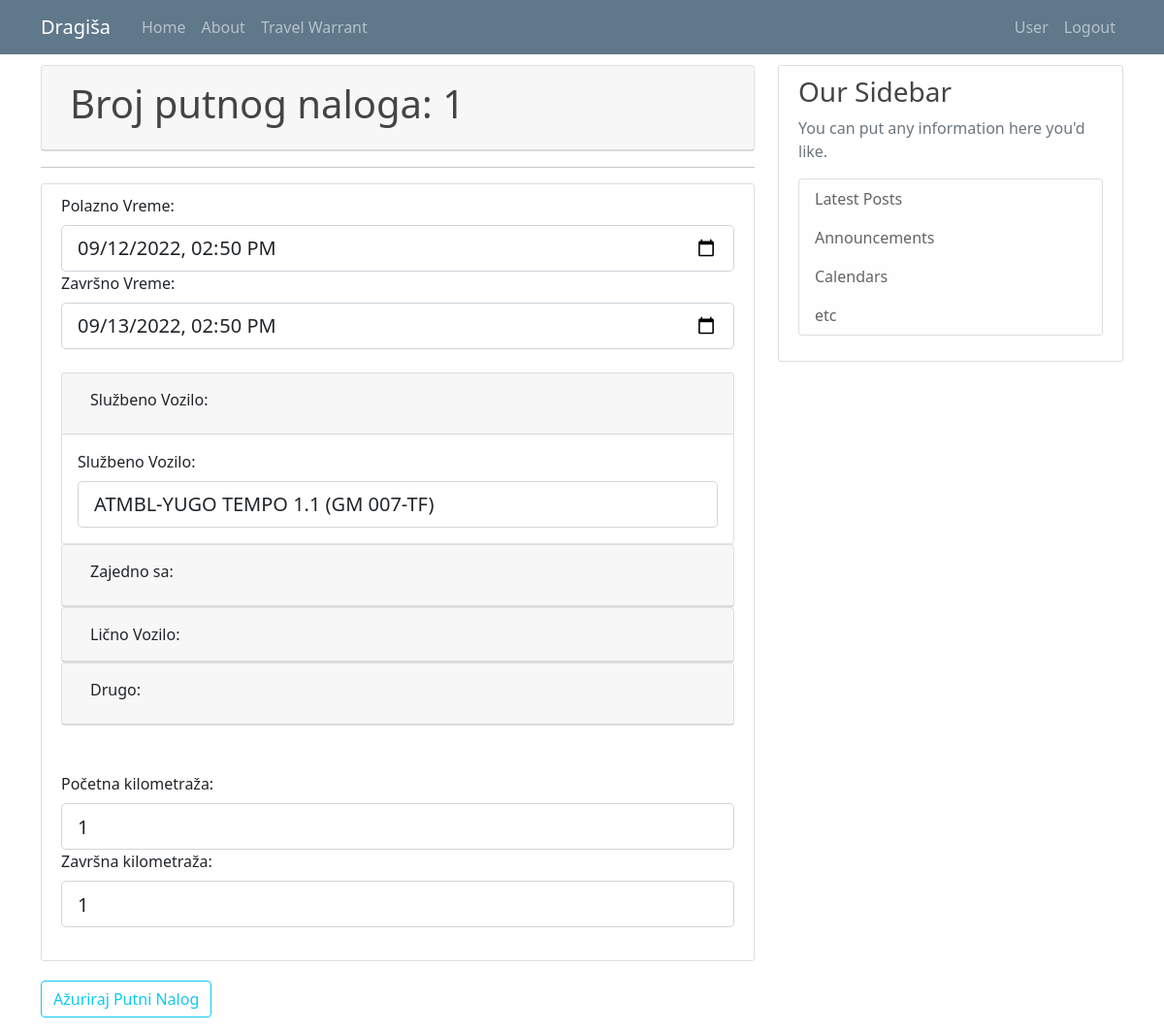
Page /travel_warrant/1 (signed in) on the earlier database version.
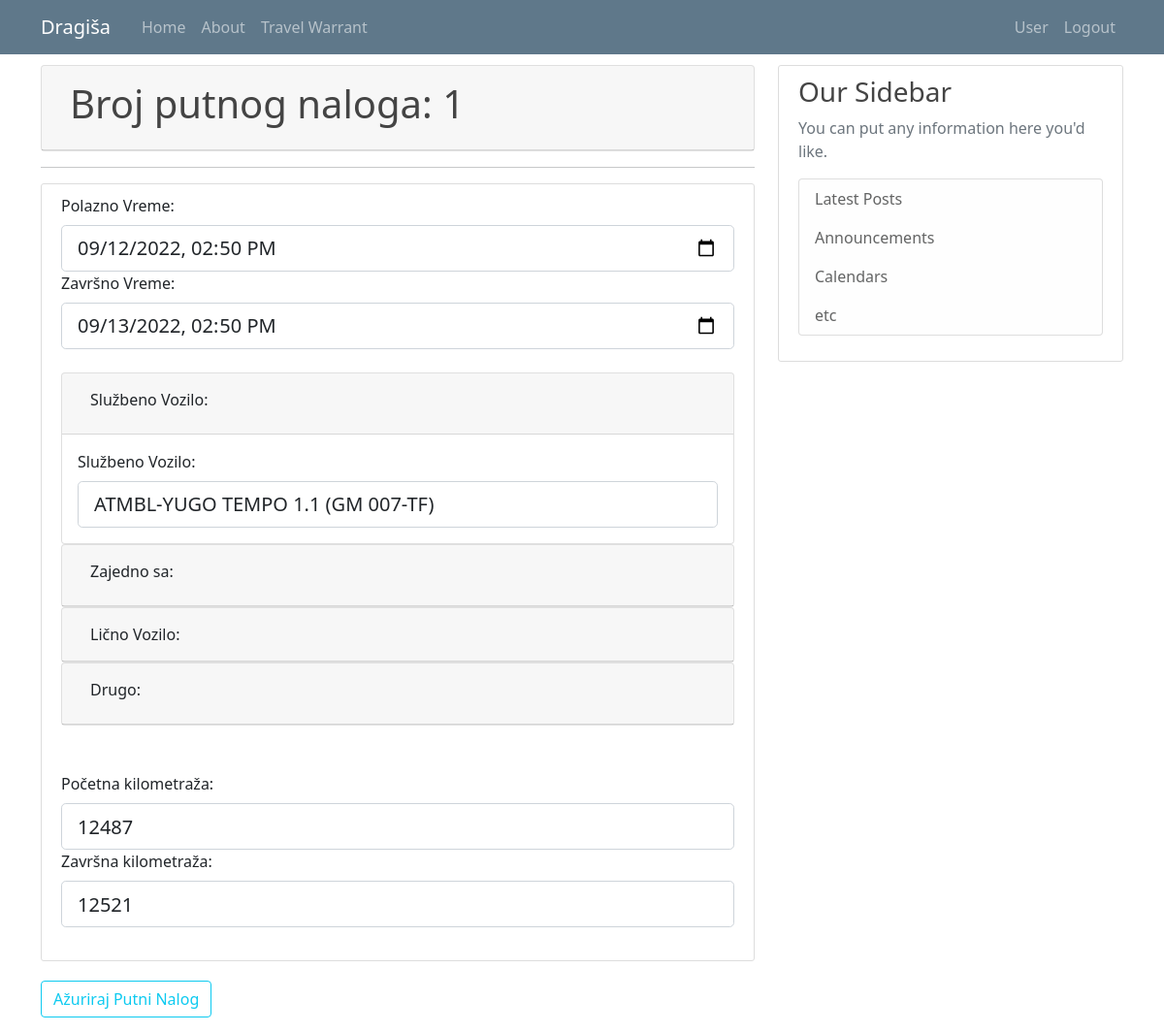
Same page on the later database version.
### putninalozi/models.py (models this page shows, shortened)
class TravelWarrant(db.Model):
    travel_warrant_id = db.Column(db.Integer, primary_key=True)
    user_id = db.Column(db.Integer, db.ForeignKey('user.id'), nullable=False)
    with_task = db.Column(db.String(50), nullable=False)
    company_id = db.Column(db.Integer, db.ForeignKey('company.id'), nullable=False)
    abroad_contry = db.Column(db.String(50), nullable=True)
    relation = db.Column(db.String(150), nullable=False)
    start_datetime = db.Column(db.DateTime, nullable=True)
    end_datetime = db.Column(db.DateTime, nullable=True)
    vehicle_id = db.Column(db.Integer, db.ForeignKey('vehicle.id'), nullable=True)
    together_with = db.Column(db.Integer, nullable=True)
    personal_type = db.Column(db.String(10), nullable=True)
    personal_brand = db.Column(db.String(10), nullable=True)
    personal_registration = db.Column(db.String(12), nullable=True)
    other = db.Column(db.String(50), nullable=True) #avion, bus, taksi...
    advance_payment = db.Column(db.Integer, nullable=False)
    advance_payment_currency = db.Column(db.String(5), nullable=False)
    daily_wage = db.Column(db.Integer, nullable=False)
    daily_wage_currency = db.Column(db.String(5), nullable=False)
    costs_pays = db.Column(db.String(20), nullable=False)
    km_start = db.Column(db.Integer, nullable=True)
    km_end = db.Column(db.Integer, nullable=True)
    status = db.Column(db.Integer, nullable=False)

### putninalozi/travel_warrants/routes.py (the view)
@travel_warrants.route("/travel_warrant/<int:warrant_id>", methods=['GET', 'POST'])
def travel_warrant_profile(warrant_id):
    rod = []
    warrant = TravelWarrant.query.get_or_404(warrant_id)
    if warrant.travelwarrant_user.gender == "1":
        rod=["Radnik", "raspoređen"]
    elif warrant.travelwarrant_user.gender == "2":
        rod=["Radnica", "raspoređena"]
    if not current_user.is_authenticated:
        flash('You have to be logged in to access this page', 'danger')
        return redirect(url_for('users.login'))
    elif current_user.authorization != 's_admin' and current_user.user_company.id != warrant.travelwarrant_company.id:
        abort(403)
    elif current_user.authorization == 'c_user' and current_user.id != warrant.travelwarrant_user.id:
        abort(403)
    if current_user.authorization == 'c_user':
        form = EditUserTravelWarrantForm()
        form.reset()
        if form.validate_on_submit():
            warrant.start_datetime = form.start_datetime.data
            warrant.end_datetime = form.end_datetime.data
            warrant.vehicle_id = form.vehicle_id.data
            warrant.together_with = form.together_with.data
            warrant.personal_type = form.personal_type.data
            warrant.personal_brand = form.personal_brand.data
            warrant.personal_registration = form.personal_registration.data
            warrant.other = form.other.data
            warrant.km_start = form.km_start.data
            warrant.km_end = form.km_end.data
            db.session.commit()
            flash('Travel Warrant was updated', 'success')
            return redirect(url_for('travel_warrants.travel_warrant_list'))
        elif request.method == 'GET':
            form.start_datetime.data = warrant.start_datetime
            form.end_datetime.data = warrant.end_datetime
            form.vehicle_id.choices = [(v.id, v.vehicle_type + "-" + v.vehicle_brand+" ("+v.vehicle_registration+")") for v in db.session.query(Vehicle.id,Vehicle.vehicle_type,Vehicle.vehicle_brand,Vehicle.vehicle_registration).filter_by(company_id=current_user.user_company.id).group_by('vehicle_type').all()]
            form.vehicle_id.data = warrant.vehicle_id
            form.together_with.data = warrant.together_with
            form.personal_type.data = warrant.personal_type
            form.personal_brand.data = warrant.personal_brand
            form.personal_registration.data = warrant.personal_registration
            form.other.data = warrant.other
            form.km_start.data = warrant.km_start
            form.km_end.data = warrant.km_end
            if warrant.travelwarrant_user.gender == 1:
                rod=["Radnik", "raspoređen"]
            elif warrant.travelwarrant_user.gender == 2:
                rod=["Radnica", "raspoređena"]
        return render_template('travel_warrant.html', title='Edit Travel Warrant', warrant=warrant, legend='Edit Travel Warrant', form=form, rod=rod)
    else:
        form = EditAdminTravelWarrantForm()
        form.reset()
        if form.validate_on_submit():
            pass
        return render_template('travel_warrant.html', title='Edit Travel Warrant', warrant=warrant, legend='Edit Travel Warrant', form=form)

### putninalozi/travel_warrants/forms.py
class EditUserTravelWarrantForm(FlaskForm):
    start_datetime = DateTimeField('Polazno Vreme: ', format='%Y-%m-%dT%H:%M', validators=[DataRequired()])
    end_datetime = DateTimeField('Završno Vreme: ', format='%Y-%m-%dT%H:%M', validators=[DataRequired()])
    vehicle_id = SelectField('Službeno Vozilo: ', validators=[Optional()], choices=[])
    together_with = IntegerField('Zajedno sa: ', validators=[Optional()])
    personal_type = SelectField('Tip Vozila: ', choices=[('ATMBL', 'AUTOMOBIL'),('KMB', 'KOMBI'),('KMN', 'KAMION')])
    personal_brand = StringField('Brend Vozila: ')
    personal_registration = StringField('Vehicle Registration', validators=[Optional(), Length(min=9, max=12)]) # GM 047-DD
    other = StringField('Drugo: ')
    km_start = IntegerField('Početna kilometraža: ', validators=[DataRequired()])
    km_end = IntegerField('Završna kilometraža: ', validators=[DataRequired()])
    submit = SubmitField('Ažuriraj Putni Nalog')
    def reset(self):
        self.__init__()

### putninalozi/models.py (called while the page is built)
@login_manager.user_loader
def load_user(user_id):
    return User.query.get(int(user_id))

### putninalozi/templates/travel_warrant.html (shortened to what the changed rows need)
{% extends "layout.html" %}
{% block content %}
    <div id="accordion">
    <div class="card">
      <div class="card-header" id="headingOne">
        <h5 class="mb-0">
          <button class="btn" data-toggle="collapse" data-target="#collapseOne" aria-expanded="false" aria-controls="collapseOne">
            <h1>Broj putnog naloga: {{ warrant.travel_warrant_id }}</h1>
          </button>
        </h5>
      </div>
    </div>
    </div>
    <div class="content-section">
      <form method="POST" action="">
          <fieldset>
          <div class="form-box">
            {{ form.start_datetime.label(class="form-control-label") }}
              {% if form.start_datetime.errors %}
                  {{ form.start_datetime(class="form-control form-control-lg is-invalid") }}
                  <div class="invalid-feedback">
                      {% for error in form.start_datetime.errors %}
                          <span>{{ error }}</span>
                      {% endfor %}
                  </div>
              {% else %}
                  {{ form.start_datetime(class="form-control form-control-lg", type="datetime-local") }}
              {% endif %}
          </div>
          <div class="form-box">
            {{ form.end_datetime.label(class="form-control-label") }}
              {% if form.end_datetime.errors %}
                  {{ form.end_datetime(class="form-control form-control-lg is-invalid") }}
                  <div class="invalid-feedback">
                      {% for error in form.end_datetime.errors %}
                          <span>{{ error }}</span>
                      {% endfor %}
                  </div>
              {% else %}
                  {{ form.end_datetime(class="form-control form-control-lg", type="datetime-local") }}
              {% endif %}
          </div>
          <br>
          <div id="accordion">
            <div class="card">
              <div id="collapseOne" class="collapse show" aria-labelledby="headingOne" data-parent="#accordion">
                <div class="card-body">
                  <div class="form-box">
                    {{ form.vehicle_id.label(class="form-control-label") }}
                    {{ form.vehicle_id(class="form-control form-control-lg") }}
                  </div>
                </div>
              </div>
            </div>
          </div>
          <br>
          <br>
          <div class="form-box">
            {{ form.km_start.label(class="form-control-label") }}
              {% if form.km_start.errors %}
                  {{ form.km_start(class="form-control form-control-lg is-invalid") }}
                  <div class="invalid-feedback">
                      {% for error in form.km_start.errors %}
                          <span>{{ error }}</span>
                      {% endfor %}
                  </div>
              {% else %}
                  {{ form.km_start(class="form-control form-control-lg", placeholder="Avion, Autobus, Taxi ...") }}
              {% endif %}
          </div>
          <div class="form-box">
            {{ form.km_end.label(class="form-control-label") }}
              {% if form.km_end.errors %}
                  {{ form.km_end(class="form-control form-control-lg is-invalid") }}
                  <div class="invalid-feedback">
                      {% for error in form.km_end.errors %}
                          <span>{{ error }}</span>
                      {% endfor %}
                  </div>
              {% else %}
                  {{ form.km_end(class="form-control form-control-lg", placeholder="Avion, Autobus, Taxi ...") }}
              {% endif %}
          </div>
          <br>
      </fieldset>
  </form>
</div>
{% endblock content%}

Differences in the rows shown:
changed TravelWarrant "ATMBL-YUGO TEMPO 1.1 (GM 007-TF)": km_start "1" → "12487"; km_end "1" → "12521"
